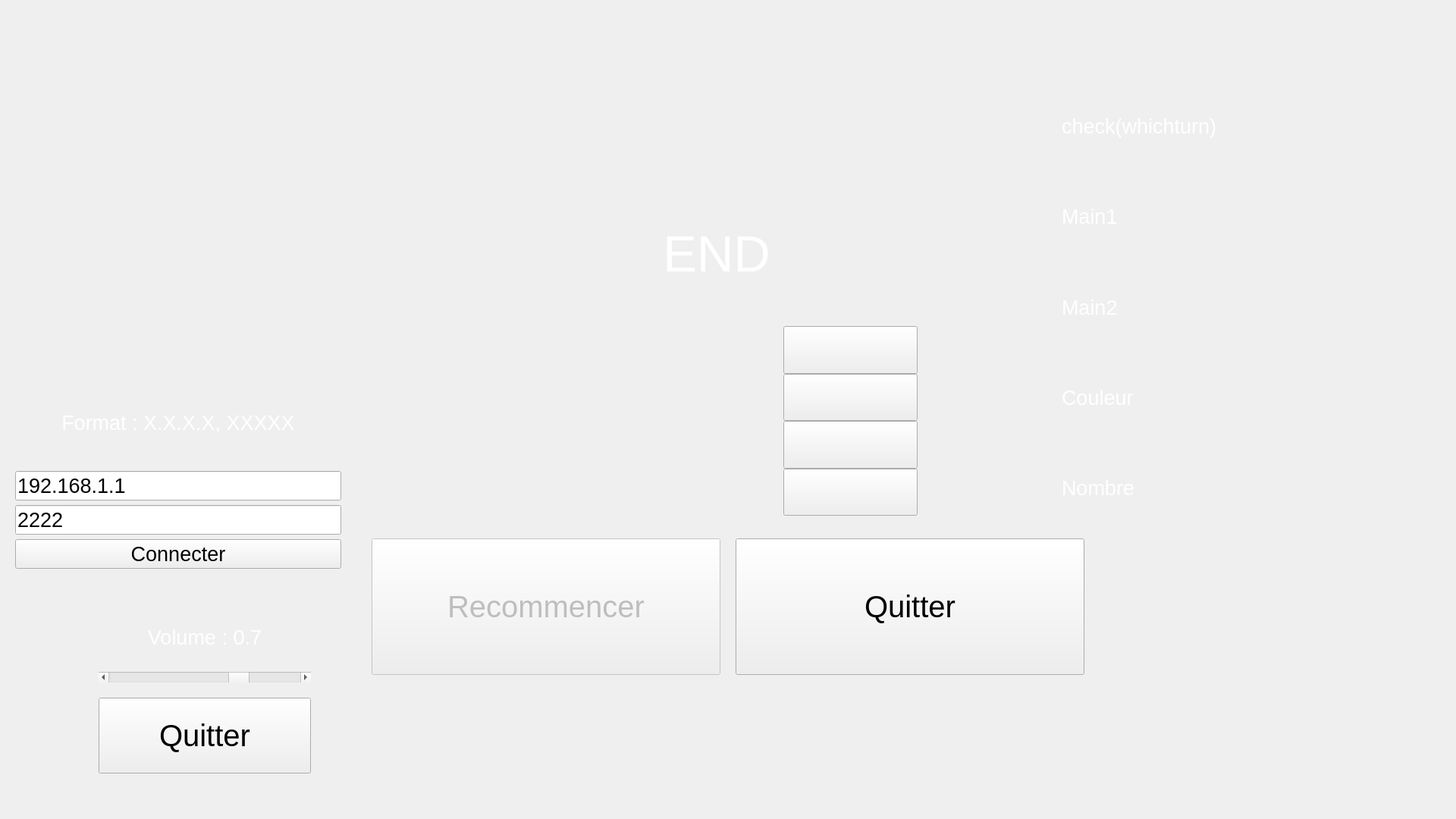
<?xml version="1.0" encoding="UTF-8"?>
<ui version="4.0">
 <class>UnoMulti</class>
 <widget class="QWidget" name="UnoMulti">
  <property name="geometry">
   <rect>
    <x>0</x>
    <y>0</y>
    <width>1920</width>
    <height>1080</height>
   </rect>
  </property>
  <property name="windowTitle">
   <string>Form</string>
  </property>
  <widget class="QWidget" name="horizontalLayoutWidget">
   <property name="geometry">
    <rect>
     <x>660</x>
     <y>790</y>
     <width>1230</width>
     <height>260</height>
    </rect>
   </property>
   <layout class="QHBoxLayout" name="horizontalJoueur1">
    <property name="spacing">
     <number>0</number>
    </property>
    <property name="sizeConstraint">
     <enum>QLayout::SetDefaultConstraint</enum>
    </property>
   </layout>
  </widget>
  <widget class="QWidget" name="gridLayoutWidget_2">
   <property name="geometry">
    <rect>
     <x>680</x>
     <y>430</y>
     <width>530</width>
     <height>250</height>
    </rect>
   </property>
   <layout class="QGridLayout" name="gridMilieu">
    <property name="sizeConstraint">
     <enum>QLayout::SetMaximumSize</enum>
    </property>
    <property name="spacing">
     <number>0</number>
    </property>
    <item row="0" column="0">
     <widget class="QLabel" name="label_Deck">
      <property name="font">
       <font>
        <pointsize>20</pointsize>
       </font>
      </property>
      <property name="text">
       <string/>
      </property>
      <property name="scaledContents">
       <bool>true</bool>
      </property>
     </widget>
    </item>
    <item row="0" column="1">
     <widget class="QLabel" name="label_LastPlayed">
      <property name="text">
       <string/>
      </property>
     </widget>
    </item>
    <item row="0" column="2">
     <layout class="QVBoxLayout" name="verticalCouleur">
      <property name="sizeConstraint">
       <enum>QLayout::SetMaximumSize</enum>
      </property>
      <item>
       <widget class="QPushButton" name="pushRouge">
        <property name="sizePolicy">
         <sizepolicy hsizetype="Minimum" vsizetype="Expanding">
          <horstretch>0</horstretch>
          <verstretch>0</verstretch>
         </sizepolicy>
        </property>
        <property name="palette">
         <palette>
          <active>
           <colorrole role="Text">
            <brush brushstyle="SolidPattern">
             <color alpha="255">
              <red>255</red>
              <green>255</green>
              <blue>255</blue>
             </color>
            </brush>
           </colorrole>
           <colorrole role="ButtonText">
            <brush brushstyle="SolidPattern">
             <color alpha="255">
              <red>255</red>
              <green>255</green>
              <blue>255</blue>
             </color>
            </brush>
           </colorrole>
           <colorrole role="PlaceholderText">
            <brush brushstyle="SolidPattern">
             <color alpha="128">
              <red>255</red>
              <green>255</green>
              <blue>255</blue>
             </color>
            </brush>
           </colorrole>
          </active>
          <inactive>
           <colorrole role="Text">
            <brush brushstyle="SolidPattern">
             <color alpha="255">
              <red>255</red>
              <green>255</green>
              <blue>255</blue>
             </color>
            </brush>
           </colorrole>
           <colorrole role="ButtonText">
            <brush brushstyle="SolidPattern">
             <color alpha="255">
              <red>255</red>
              <green>255</green>
              <blue>255</blue>
             </color>
            </brush>
           </colorrole>
           <colorrole role="PlaceholderText">
            <brush brushstyle="SolidPattern">
             <color alpha="128">
              <red>255</red>
              <green>255</green>
              <blue>255</blue>
             </color>
            </brush>
           </colorrole>
          </inactive>
          <disabled>
           <colorrole role="Text">
            <brush brushstyle="SolidPattern">
             <color alpha="96">
              <red>164</red>
              <green>166</green>
              <blue>168</blue>
             </color>
            </brush>
           </colorrole>
           <colorrole role="ButtonText">
            <brush brushstyle="SolidPattern">
             <color alpha="96">
              <red>164</red>
              <green>166</green>
              <blue>168</blue>
             </color>
            </brush>
           </colorrole>
           <colorrole role="PlaceholderText">
            <brush brushstyle="SolidPattern">
             <color alpha="128">
              <red>208</red>
              <green>208</green>
              <blue>208</blue>
             </color>
            </brush>
           </colorrole>
          </disabled>
         </palette>
        </property>
        <property name="font">
         <font>
          <pointsize>16</pointsize>
         </font>
        </property>
        <property name="text">
         <string/>
        </property>
        <property name="autoRepeatDelay">
         <number>300</number>
        </property>
       </widget>
      </item>
      <item>
       <widget class="QPushButton" name="pushJaune">
        <property name="sizePolicy">
         <sizepolicy hsizetype="Minimum" vsizetype="Expanding">
          <horstretch>0</horstretch>
          <verstretch>0</verstretch>
         </sizepolicy>
        </property>
        <property name="palette">
         <palette>
          <active>
           <colorrole role="Text">
            <brush brushstyle="SolidPattern">
             <color alpha="255">
              <red>255</red>
              <green>255</green>
              <blue>255</blue>
             </color>
            </brush>
           </colorrole>
           <colorrole role="ButtonText">
            <brush brushstyle="SolidPattern">
             <color alpha="255">
              <red>255</red>
              <green>255</green>
              <blue>255</blue>
             </color>
            </brush>
           </colorrole>
           <colorrole role="Shadow">
            <brush brushstyle="SolidPattern">
             <color alpha="255">
              <red>255</red>
              <green>255</green>
              <blue>0</blue>
             </color>
            </brush>
           </colorrole>
           <colorrole role="PlaceholderText">
            <brush brushstyle="SolidPattern">
             <color alpha="128">
              <red>255</red>
              <green>255</green>
              <blue>255</blue>
             </color>
            </brush>
           </colorrole>
          </active>
          <inactive>
           <colorrole role="Text">
            <brush brushstyle="SolidPattern">
             <color alpha="255">
              <red>255</red>
              <green>255</green>
              <blue>255</blue>
             </color>
            </brush>
           </colorrole>
           <colorrole role="ButtonText">
            <brush brushstyle="SolidPattern">
             <color alpha="255">
              <red>255</red>
              <green>255</green>
              <blue>255</blue>
             </color>
            </brush>
           </colorrole>
           <colorrole role="Shadow">
            <brush brushstyle="SolidPattern">
             <color alpha="255">
              <red>255</red>
              <green>255</green>
              <blue>0</blue>
             </color>
            </brush>
           </colorrole>
           <colorrole role="PlaceholderText">
            <brush brushstyle="SolidPattern">
             <color alpha="128">
              <red>255</red>
              <green>255</green>
              <blue>255</blue>
             </color>
            </brush>
           </colorrole>
          </inactive>
          <disabled>
           <colorrole role="Text">
            <brush brushstyle="SolidPattern">
             <color alpha="96">
              <red>164</red>
              <green>166</green>
              <blue>168</blue>
             </color>
            </brush>
           </colorrole>
           <colorrole role="ButtonText">
            <brush brushstyle="SolidPattern">
             <color alpha="96">
              <red>164</red>
              <green>166</green>
              <blue>168</blue>
             </color>
            </brush>
           </colorrole>
           <colorrole role="Shadow">
            <brush brushstyle="SolidPattern">
             <color alpha="255">
              <red>255</red>
              <green>255</green>
              <blue>0</blue>
             </color>
            </brush>
           </colorrole>
           <colorrole role="PlaceholderText">
            <brush brushstyle="SolidPattern">
             <color alpha="128">
              <red>208</red>
              <green>208</green>
              <blue>208</blue>
             </color>
            </brush>
           </colorrole>
          </disabled>
         </palette>
        </property>
        <property name="font">
         <font>
          <pointsize>16</pointsize>
         </font>
        </property>
        <property name="text">
         <string/>
        </property>
       </widget>
      </item>
      <item>
       <widget class="QPushButton" name="pushBleu">
        <property name="enabled">
         <bool>true</bool>
        </property>
        <property name="sizePolicy">
         <sizepolicy hsizetype="Minimum" vsizetype="Expanding">
          <horstretch>0</horstretch>
          <verstretch>0</verstretch>
         </sizepolicy>
        </property>
        <property name="palette">
         <palette>
          <active>
           <colorrole role="Text">
            <brush brushstyle="SolidPattern">
             <color alpha="255">
              <red>255</red>
              <green>255</green>
              <blue>255</blue>
             </color>
            </brush>
           </colorrole>
           <colorrole role="ButtonText">
            <brush brushstyle="SolidPattern">
             <color alpha="255">
              <red>255</red>
              <green>255</green>
              <blue>255</blue>
             </color>
            </brush>
           </colorrole>
           <colorrole role="Shadow">
            <brush brushstyle="SolidPattern">
             <color alpha="255">
              <red>0</red>
              <green>170</green>
              <blue>255</blue>
             </color>
            </brush>
           </colorrole>
           <colorrole role="PlaceholderText">
            <brush brushstyle="SolidPattern">
             <color alpha="128">
              <red>255</red>
              <green>255</green>
              <blue>255</blue>
             </color>
            </brush>
           </colorrole>
          </active>
          <inactive>
           <colorrole role="Text">
            <brush brushstyle="SolidPattern">
             <color alpha="255">
              <red>255</red>
              <green>255</green>
              <blue>255</blue>
             </color>
            </brush>
           </colorrole>
           <colorrole role="ButtonText">
            <brush brushstyle="SolidPattern">
             <color alpha="255">
              <red>255</red>
              <green>255</green>
              <blue>255</blue>
             </color>
            </brush>
           </colorrole>
           <colorrole role="Shadow">
            <brush brushstyle="SolidPattern">
             <color alpha="255">
              <red>0</red>
              <green>170</green>
              <blue>255</blue>
             </color>
            </brush>
           </colorrole>
           <colorrole role="PlaceholderText">
            <brush brushstyle="SolidPattern">
             <color alpha="128">
              <red>255</red>
              <green>255</green>
              <blue>255</blue>
             </color>
            </brush>
           </colorrole>
          </inactive>
          <disabled>
           <colorrole role="Text">
            <brush brushstyle="SolidPattern">
             <color alpha="96">
              <red>164</red>
              <green>166</green>
              <blue>168</blue>
             </color>
            </brush>
           </colorrole>
           <colorrole role="ButtonText">
            <brush brushstyle="SolidPattern">
             <color alpha="96">
              <red>164</red>
              <green>166</green>
              <blue>168</blue>
             </color>
            </brush>
           </colorrole>
           <colorrole role="Shadow">
            <brush brushstyle="SolidPattern">
             <color alpha="255">
              <red>0</red>
              <green>170</green>
              <blue>255</blue>
             </color>
            </brush>
           </colorrole>
           <colorrole role="PlaceholderText">
            <brush brushstyle="SolidPattern">
             <color alpha="128">
              <red>208</red>
              <green>208</green>
              <blue>208</blue>
             </color>
            </brush>
           </colorrole>
          </disabled>
         </palette>
        </property>
        <property name="font">
         <font>
          <pointsize>16</pointsize>
         </font>
        </property>
        <property name="text">
         <string/>
        </property>
       </widget>
      </item>
      <item>
       <widget class="QPushButton" name="pushVert">
        <property name="sizePolicy">
         <sizepolicy hsizetype="Minimum" vsizetype="Expanding">
          <horstretch>0</horstretch>
          <verstretch>0</verstretch>
         </sizepolicy>
        </property>
        <property name="palette">
         <palette>
          <active>
           <colorrole role="Text">
            <brush brushstyle="SolidPattern">
             <color alpha="255">
              <red>255</red>
              <green>255</green>
              <blue>255</blue>
             </color>
            </brush>
           </colorrole>
           <colorrole role="ButtonText">
            <brush brushstyle="SolidPattern">
             <color alpha="255">
              <red>255</red>
              <green>255</green>
              <blue>255</blue>
             </color>
            </brush>
           </colorrole>
           <colorrole role="Shadow">
            <brush brushstyle="SolidPattern">
             <color alpha="255">
              <red>0</red>
              <green>255</green>
              <blue>0</blue>
             </color>
            </brush>
           </colorrole>
           <colorrole role="PlaceholderText">
            <brush brushstyle="SolidPattern">
             <color alpha="128">
              <red>255</red>
              <green>255</green>
              <blue>255</blue>
             </color>
            </brush>
           </colorrole>
          </active>
          <inactive>
           <colorrole role="Text">
            <brush brushstyle="SolidPattern">
             <color alpha="255">
              <red>255</red>
              <green>255</green>
              <blue>255</blue>
             </color>
            </brush>
           </colorrole>
           <colorrole role="ButtonText">
            <brush brushstyle="SolidPattern">
             <color alpha="255">
              <red>255</red>
              <green>255</green>
              <blue>255</blue>
             </color>
            </brush>
           </colorrole>
           <colorrole role="Shadow">
            <brush brushstyle="SolidPattern">
             <color alpha="255">
              <red>0</red>
              <green>255</green>
              <blue>0</blue>
             </color>
            </brush>
           </colorrole>
           <colorrole role="PlaceholderText">
            <brush brushstyle="SolidPattern">
             <color alpha="128">
              <red>255</red>
              <green>255</green>
              <blue>255</blue>
             </color>
            </brush>
           </colorrole>
          </inactive>
          <disabled>
           <colorrole role="Text">
            <brush brushstyle="SolidPattern">
             <color alpha="96">
              <red>164</red>
              <green>166</green>
              <blue>168</blue>
             </color>
            </brush>
           </colorrole>
           <colorrole role="ButtonText">
            <brush brushstyle="SolidPattern">
             <color alpha="96">
              <red>164</red>
              <green>166</green>
              <blue>168</blue>
             </color>
            </brush>
           </colorrole>
           <colorrole role="Shadow">
            <brush brushstyle="SolidPattern">
             <color alpha="255">
              <red>0</red>
              <green>255</green>
              <blue>0</blue>
             </color>
            </brush>
           </colorrole>
           <colorrole role="PlaceholderText">
            <brush brushstyle="SolidPattern">
             <color alpha="128">
              <red>208</red>
              <green>208</green>
              <blue>208</blue>
             </color>
            </brush>
           </colorrole>
          </disabled>
         </palette>
        </property>
        <property name="font">
         <font>
          <pointsize>16</pointsize>
         </font>
        </property>
        <property name="text">
         <string/>
        </property>
       </widget>
      </item>
     </layout>
    </item>
   </layout>
  </widget>
  <widget class="QWidget" name="horizontalLayoutWidget_2">
   <property name="geometry">
    <rect>
     <x>40</x>
     <y>40</y>
     <width>1230</width>
     <height>260</height>
    </rect>
   </property>
   <layout class="QHBoxLayout" name="horizontalJoueur2">
    <property name="spacing">
     <number>1</number>
    </property>
    <property name="sizeConstraint">
     <enum>QLayout::SetDefaultConstraint</enum>
    </property>
   </layout>
  </widget>
  <widget class="QWidget" name="gridLayoutWidget">
   <property name="geometry">
    <rect>
     <x>1400</x>
     <y>110</y>
     <width>500</width>
     <height>590</height>
    </rect>
   </property>
   <layout class="QGridLayout" name="gridInfo">
    <item row="1" column="1">
     <widget class="QLabel" name="label_CarteMain1">
      <property name="palette">
       <palette>
        <active>
         <colorrole role="WindowText">
          <brush brushstyle="SolidPattern">
           <color alpha="255">
            <red>255</red>
            <green>255</green>
            <blue>255</blue>
           </color>
          </brush>
         </colorrole>
        </active>
        <inactive>
         <colorrole role="WindowText">
          <brush brushstyle="SolidPattern">
           <color alpha="255">
            <red>255</red>
            <green>255</green>
            <blue>255</blue>
           </color>
          </brush>
         </colorrole>
        </inactive>
        <disabled>
         <colorrole role="WindowText">
          <brush brushstyle="SolidPattern">
           <color alpha="96">
            <red>164</red>
            <green>166</green>
            <blue>168</blue>
           </color>
          </brush>
         </colorrole>
        </disabled>
       </palette>
      </property>
      <property name="font">
       <font>
        <pointsize>20</pointsize>
       </font>
      </property>
      <property name="text">
       <string>Main1</string>
      </property>
     </widget>
    </item>
    <item row="3" column="1">
     <widget class="QLabel" name="label_CouleurLast">
      <property name="palette">
       <palette>
        <active>
         <colorrole role="WindowText">
          <brush brushstyle="SolidPattern">
           <color alpha="255">
            <red>255</red>
            <green>255</green>
            <blue>255</blue>
           </color>
          </brush>
         </colorrole>
         <colorrole role="Text">
          <brush brushstyle="SolidPattern">
           <color alpha="255">
            <red>255</red>
            <green>255</green>
            <blue>255</blue>
           </color>
          </brush>
         </colorrole>
         <colorrole role="ButtonText">
          <brush brushstyle="SolidPattern">
           <color alpha="255">
            <red>255</red>
            <green>255</green>
            <blue>255</blue>
           </color>
          </brush>
         </colorrole>
         <colorrole role="PlaceholderText">
          <brush brushstyle="SolidPattern">
           <color alpha="128">
            <red>255</red>
            <green>255</green>
            <blue>255</blue>
           </color>
          </brush>
         </colorrole>
        </active>
        <inactive>
         <colorrole role="WindowText">
          <brush brushstyle="SolidPattern">
           <color alpha="255">
            <red>255</red>
            <green>255</green>
            <blue>255</blue>
           </color>
          </brush>
         </colorrole>
         <colorrole role="Text">
          <brush brushstyle="SolidPattern">
           <color alpha="255">
            <red>255</red>
            <green>255</green>
            <blue>255</blue>
           </color>
          </brush>
         </colorrole>
         <colorrole role="ButtonText">
          <brush brushstyle="SolidPattern">
           <color alpha="255">
            <red>255</red>
            <green>255</green>
            <blue>255</blue>
           </color>
          </brush>
         </colorrole>
         <colorrole role="PlaceholderText">
          <brush brushstyle="SolidPattern">
           <color alpha="128">
            <red>255</red>
            <green>255</green>
            <blue>255</blue>
           </color>
          </brush>
         </colorrole>
        </inactive>
        <disabled>
         <colorrole role="WindowText">
          <brush brushstyle="SolidPattern">
           <color alpha="96">
            <red>164</red>
            <green>166</green>
            <blue>168</blue>
           </color>
          </brush>
         </colorrole>
         <colorrole role="Text">
          <brush brushstyle="SolidPattern">
           <color alpha="96">
            <red>164</red>
            <green>166</green>
            <blue>168</blue>
           </color>
          </brush>
         </colorrole>
         <colorrole role="ButtonText">
          <brush brushstyle="SolidPattern">
           <color alpha="96">
            <red>164</red>
            <green>166</green>
            <blue>168</blue>
           </color>
          </brush>
         </colorrole>
         <colorrole role="PlaceholderText">
          <brush brushstyle="SolidPattern">
           <color alpha="128">
            <red>208</red>
            <green>208</green>
            <blue>208</blue>
           </color>
          </brush>
         </colorrole>
        </disabled>
       </palette>
      </property>
      <property name="font">
       <font>
        <pointsize>20</pointsize>
       </font>
      </property>
      <property name="text">
       <string>Couleur</string>
      </property>
     </widget>
    </item>
    <item row="0" column="1">
     <widget class="QLabel" name="label_whichTurn">
      <property name="palette">
       <palette>
        <active>
         <colorrole role="WindowText">
          <brush brushstyle="SolidPattern">
           <color alpha="255">
            <red>255</red>
            <green>255</green>
            <blue>255</blue>
           </color>
          </brush>
         </colorrole>
         <colorrole role="Text">
          <brush brushstyle="SolidPattern">
           <color alpha="255">
            <red>255</red>
            <green>255</green>
            <blue>255</blue>
           </color>
          </brush>
         </colorrole>
         <colorrole role="ButtonText">
          <brush brushstyle="SolidPattern">
           <color alpha="255">
            <red>255</red>
            <green>255</green>
            <blue>255</blue>
           </color>
          </brush>
         </colorrole>
         <colorrole role="PlaceholderText">
          <brush brushstyle="SolidPattern">
           <color alpha="128">
            <red>255</red>
            <green>255</green>
            <blue>255</blue>
           </color>
          </brush>
         </colorrole>
        </active>
        <inactive>
         <colorrole role="WindowText">
          <brush brushstyle="SolidPattern">
           <color alpha="255">
            <red>255</red>
            <green>255</green>
            <blue>255</blue>
           </color>
          </brush>
         </colorrole>
         <colorrole role="Text">
          <brush brushstyle="SolidPattern">
           <color alpha="255">
            <red>255</red>
            <green>255</green>
            <blue>255</blue>
           </color>
          </brush>
         </colorrole>
         <colorrole role="ButtonText">
          <brush brushstyle="SolidPattern">
           <color alpha="255">
            <red>255</red>
            <green>255</green>
            <blue>255</blue>
           </color>
          </brush>
         </colorrole>
         <colorrole role="PlaceholderText">
          <brush brushstyle="SolidPattern">
           <color alpha="128">
            <red>255</red>
            <green>255</green>
            <blue>255</blue>
           </color>
          </brush>
         </colorrole>
        </inactive>
        <disabled>
         <colorrole role="WindowText">
          <brush brushstyle="SolidPattern">
           <color alpha="96">
            <red>164</red>
            <green>166</green>
            <blue>168</blue>
           </color>
          </brush>
         </colorrole>
         <colorrole role="Text">
          <brush brushstyle="SolidPattern">
           <color alpha="96">
            <red>164</red>
            <green>166</green>
            <blue>168</blue>
           </color>
          </brush>
         </colorrole>
         <colorrole role="ButtonText">
          <brush brushstyle="SolidPattern">
           <color alpha="96">
            <red>164</red>
            <green>166</green>
            <blue>168</blue>
           </color>
          </brush>
         </colorrole>
         <colorrole role="PlaceholderText">
          <brush brushstyle="SolidPattern">
           <color alpha="128">
            <red>208</red>
            <green>208</green>
            <blue>208</blue>
           </color>
          </brush>
         </colorrole>
        </disabled>
       </palette>
      </property>
      <property name="font">
       <font>
        <pointsize>20</pointsize>
       </font>
      </property>
      <property name="text">
       <string>check(whichturn)</string>
      </property>
     </widget>
    </item>
    <item row="2" column="1">
     <widget class="QLabel" name="label_CarteMain2">
      <property name="palette">
       <palette>
        <active>
         <colorrole role="WindowText">
          <brush brushstyle="SolidPattern">
           <color alpha="255">
            <red>255</red>
            <green>255</green>
            <blue>255</blue>
           </color>
          </brush>
         </colorrole>
         <colorrole role="Text">
          <brush brushstyle="SolidPattern">
           <color alpha="255">
            <red>255</red>
            <green>255</green>
            <blue>255</blue>
           </color>
          </brush>
         </colorrole>
         <colorrole role="ButtonText">
          <brush brushstyle="SolidPattern">
           <color alpha="255">
            <red>255</red>
            <green>255</green>
            <blue>255</blue>
           </color>
          </brush>
         </colorrole>
         <colorrole role="PlaceholderText">
          <brush brushstyle="SolidPattern">
           <color alpha="128">
            <red>255</red>
            <green>255</green>
            <blue>255</blue>
           </color>
          </brush>
         </colorrole>
        </active>
        <inactive>
         <colorrole role="WindowText">
          <brush brushstyle="SolidPattern">
           <color alpha="255">
            <red>255</red>
            <green>255</green>
            <blue>255</blue>
           </color>
          </brush>
         </colorrole>
         <colorrole role="Text">
          <brush brushstyle="SolidPattern">
           <color alpha="255">
            <red>255</red>
            <green>255</green>
            <blue>255</blue>
           </color>
          </brush>
         </colorrole>
         <colorrole role="ButtonText">
          <brush brushstyle="SolidPattern">
           <color alpha="255">
            <red>255</red>
            <green>255</green>
            <blue>255</blue>
           </color>
          </brush>
         </colorrole>
         <colorrole role="PlaceholderText">
          <brush brushstyle="SolidPattern">
           <color alpha="128">
            <red>255</red>
            <green>255</green>
            <blue>255</blue>
           </color>
          </brush>
         </colorrole>
        </inactive>
        <disabled>
         <colorrole role="WindowText">
          <brush brushstyle="SolidPattern">
           <color alpha="96">
            <red>164</red>
            <green>166</green>
            <blue>168</blue>
           </color>
          </brush>
         </colorrole>
         <colorrole role="Text">
          <brush brushstyle="SolidPattern">
           <color alpha="96">
            <red>164</red>
            <green>166</green>
            <blue>168</blue>
           </color>
          </brush>
         </colorrole>
         <colorrole role="ButtonText">
          <brush brushstyle="SolidPattern">
           <color alpha="96">
            <red>164</red>
            <green>166</green>
            <blue>168</blue>
           </color>
          </brush>
         </colorrole>
         <colorrole role="PlaceholderText">
          <brush brushstyle="SolidPattern">
           <color alpha="128">
            <red>208</red>
            <green>208</green>
            <blue>208</blue>
           </color>
          </brush>
         </colorrole>
        </disabled>
       </palette>
      </property>
      <property name="font">
       <font>
        <pointsize>20</pointsize>
       </font>
      </property>
      <property name="text">
       <string>Main2</string>
      </property>
     </widget>
    </item>
    <item row="4" column="1">
     <widget class="QLabel" name="label_NumberLast">
      <property name="palette">
       <palette>
        <active>
         <colorrole role="WindowText">
          <brush brushstyle="SolidPattern">
           <color alpha="255">
            <red>255</red>
            <green>255</green>
            <blue>255</blue>
           </color>
          </brush>
         </colorrole>
        </active>
        <inactive>
         <colorrole role="WindowText">
          <brush brushstyle="SolidPattern">
           <color alpha="255">
            <red>255</red>
            <green>255</green>
            <blue>255</blue>
           </color>
          </brush>
         </colorrole>
        </inactive>
        <disabled>
         <colorrole role="WindowText">
          <brush brushstyle="SolidPattern">
           <color alpha="96">
            <red>164</red>
            <green>166</green>
            <blue>168</blue>
           </color>
          </brush>
         </colorrole>
        </disabled>
       </palette>
      </property>
      <property name="font">
       <font>
        <pointsize>20</pointsize>
       </font>
      </property>
      <property name="text">
       <string>Nombre</string>
      </property>
     </widget>
    </item>
   </layout>
  </widget>
  <widget class="QPushButton" name="pushRecommencer">
   <property name="enabled">
    <bool>false</bool>
   </property>
   <property name="geometry">
    <rect>
     <x>490</x>
     <y>710</y>
     <width>460</width>
     <height>180</height>
    </rect>
   </property>
   <property name="font">
    <font>
     <pointsize>30</pointsize>
    </font>
   </property>
   <property name="text">
    <string>Recommencer</string>
   </property>
  </widget>
  <widget class="QPushButton" name="pushQuitter">
   <property name="geometry">
    <rect>
     <x>970</x>
     <y>710</y>
     <width>460</width>
     <height>180</height>
    </rect>
   </property>
   <property name="font">
    <font>
     <pointsize>30</pointsize>
    </font>
   </property>
   <property name="text">
    <string>Quitter</string>
   </property>
  </widget>
  <widget class="QLabel" name="label_Fin">
   <property name="geometry">
    <rect>
     <x>440</x>
     <y>160</y>
     <width>1010</width>
     <height>350</height>
    </rect>
   </property>
   <property name="palette">
    <palette>
     <active>
      <colorrole role="WindowText">
       <brush brushstyle="SolidPattern">
        <color alpha="255">
         <red>255</red>
         <green>255</green>
         <blue>255</blue>
        </color>
       </brush>
      </colorrole>
     </active>
     <inactive>
      <colorrole role="WindowText">
       <brush brushstyle="SolidPattern">
        <color alpha="255">
         <red>255</red>
         <green>255</green>
         <blue>255</blue>
        </color>
       </brush>
      </colorrole>
     </inactive>
     <disabled>
      <colorrole role="WindowText">
       <brush brushstyle="SolidPattern">
        <color alpha="96">
         <red>164</red>
         <green>166</green>
         <blue>168</blue>
        </color>
       </brush>
      </colorrole>
     </disabled>
    </palette>
   </property>
   <property name="font">
    <font>
     <pointsize>50</pointsize>
    </font>
   </property>
   <property name="text">
    <string>END</string>
   </property>
   <property name="textFormat">
    <enum>Qt::PlainText</enum>
   </property>
   <property name="alignment">
    <set>Qt::AlignCenter</set>
   </property>
  </widget>
  <widget class="QPushButton" name="pushQuitterOriginal">
   <property name="geometry">
    <rect>
     <x>130</x>
     <y>920</y>
     <width>280</width>
     <height>100</height>
    </rect>
   </property>
   <property name="font">
    <font>
     <pointsize>30</pointsize>
    </font>
   </property>
   <property name="text">
    <string>Quitter</string>
   </property>
  </widget>
  <widget class="QWidget" name="gridLayoutWidget_3">
   <property name="geometry">
    <rect>
     <x>20</x>
     <y>500</y>
     <width>430</width>
     <height>250</height>
    </rect>
   </property>
   <layout class="QGridLayout" name="gridConnection">
    <item row="3" column="0">
     <widget class="QPushButton" name="pushConnecter">
      <property name="font">
       <font>
        <pointsize>20</pointsize>
       </font>
      </property>
      <property name="text">
       <string>Connecter</string>
      </property>
     </widget>
    </item>
    <item row="2" column="0">
     <widget class="QLineEdit" name="linePORT">
      <property name="font">
       <font>
        <pointsize>20</pointsize>
       </font>
      </property>
      <property name="text">
       <string>2222</string>
      </property>
     </widget>
    </item>
    <item row="1" column="0">
     <widget class="QLineEdit" name="lineIP">
      <property name="font">
       <font>
        <pointsize>20</pointsize>
       </font>
      </property>
      <property name="text">
       <string>192.168.1.1</string>
      </property>
     </widget>
    </item>
    <item row="0" column="0">
     <widget class="QLabel" name="labelHelpIp">
      <property name="palette">
       <palette>
        <active>
         <colorrole role="WindowText">
          <brush brushstyle="SolidPattern">
           <color alpha="255">
            <red>255</red>
            <green>255</green>
            <blue>255</blue>
           </color>
          </brush>
         </colorrole>
         <colorrole role="Text">
          <brush brushstyle="SolidPattern">
           <color alpha="255">
            <red>255</red>
            <green>255</green>
            <blue>255</blue>
           </color>
          </brush>
         </colorrole>
         <colorrole role="ButtonText">
          <brush brushstyle="SolidPattern">
           <color alpha="255">
            <red>255</red>
            <green>255</green>
            <blue>255</blue>
           </color>
          </brush>
         </colorrole>
         <colorrole role="PlaceholderText">
          <brush brushstyle="SolidPattern">
           <color alpha="128">
            <red>255</red>
            <green>255</green>
            <blue>255</blue>
           </color>
          </brush>
         </colorrole>
        </active>
        <inactive>
         <colorrole role="WindowText">
          <brush brushstyle="SolidPattern">
           <color alpha="255">
            <red>255</red>
            <green>255</green>
            <blue>255</blue>
           </color>
          </brush>
         </colorrole>
         <colorrole role="Text">
          <brush brushstyle="SolidPattern">
           <color alpha="255">
            <red>255</red>
            <green>255</green>
            <blue>255</blue>
           </color>
          </brush>
         </colorrole>
         <colorrole role="ButtonText">
          <brush brushstyle="SolidPattern">
           <color alpha="255">
            <red>255</red>
            <green>255</green>
            <blue>255</blue>
           </color>
          </brush>
         </colorrole>
         <colorrole role="PlaceholderText">
          <brush brushstyle="SolidPattern">
           <color alpha="128">
            <red>255</red>
            <green>255</green>
            <blue>255</blue>
           </color>
          </brush>
         </colorrole>
        </inactive>
        <disabled>
         <colorrole role="WindowText">
          <brush brushstyle="SolidPattern">
           <color alpha="96">
            <red>164</red>
            <green>166</green>
            <blue>168</blue>
           </color>
          </brush>
         </colorrole>
         <colorrole role="Text">
          <brush brushstyle="SolidPattern">
           <color alpha="96">
            <red>164</red>
            <green>166</green>
            <blue>168</blue>
           </color>
          </brush>
         </colorrole>
         <colorrole role="ButtonText">
          <brush brushstyle="SolidPattern">
           <color alpha="96">
            <red>164</red>
            <green>166</green>
            <blue>168</blue>
           </color>
          </brush>
         </colorrole>
         <colorrole role="PlaceholderText">
          <brush brushstyle="SolidPattern">
           <color alpha="128">
            <red>208</red>
            <green>208</green>
            <blue>208</blue>
           </color>
          </brush>
         </colorrole>
        </disabled>
       </palette>
      </property>
      <property name="font">
       <font>
        <pointsize>20</pointsize>
       </font>
      </property>
      <property name="text">
       <string>Format : X.X.X.X, XXXXX</string>
      </property>
      <property name="alignment">
       <set>Qt::AlignCenter</set>
      </property>
     </widget>
    </item>
   </layout>
  </widget>
  <widget class="QWidget" name="gridLayoutWidget_4">
   <property name="geometry">
    <rect>
     <x>130</x>
     <y>800</y>
     <width>280</width>
     <height>100</height>
    </rect>
   </property>
   <layout class="QGridLayout" name="gridMusic">
    <item row="0" column="0">
     <widget class="QLabel" name="labelMusic">
      <property name="palette">
       <palette>
        <active>
         <colorrole role="WindowText">
          <brush brushstyle="SolidPattern">
           <color alpha="255">
            <red>255</red>
            <green>255</green>
            <blue>255</blue>
           </color>
          </brush>
         </colorrole>
         <colorrole role="Text">
          <brush brushstyle="SolidPattern">
           <color alpha="255">
            <red>255</red>
            <green>255</green>
            <blue>255</blue>
           </color>
          </brush>
         </colorrole>
         <colorrole role="ButtonText">
          <brush brushstyle="SolidPattern">
           <color alpha="255">
            <red>255</red>
            <green>255</green>
            <blue>255</blue>
           </color>
          </brush>
         </colorrole>
         <colorrole role="PlaceholderText">
          <brush brushstyle="SolidPattern">
           <color alpha="128">
            <red>255</red>
            <green>255</green>
            <blue>255</blue>
           </color>
          </brush>
         </colorrole>
        </active>
        <inactive>
         <colorrole role="WindowText">
          <brush brushstyle="SolidPattern">
           <color alpha="255">
            <red>255</red>
            <green>255</green>
            <blue>255</blue>
           </color>
          </brush>
         </colorrole>
         <colorrole role="Text">
          <brush brushstyle="SolidPattern">
           <color alpha="255">
            <red>255</red>
            <green>255</green>
            <blue>255</blue>
           </color>
          </brush>
         </colorrole>
         <colorrole role="ButtonText">
          <brush brushstyle="SolidPattern">
           <color alpha="255">
            <red>255</red>
            <green>255</green>
            <blue>255</blue>
           </color>
          </brush>
         </colorrole>
         <colorrole role="PlaceholderText">
          <brush brushstyle="SolidPattern">
           <color alpha="128">
            <red>255</red>
            <green>255</green>
            <blue>255</blue>
           </color>
          </brush>
         </colorrole>
        </inactive>
        <disabled>
         <colorrole role="WindowText">
          <brush brushstyle="SolidPattern">
           <color alpha="96">
            <red>164</red>
            <green>166</green>
            <blue>168</blue>
           </color>
          </brush>
         </colorrole>
         <colorrole role="Text">
          <brush brushstyle="SolidPattern">
           <color alpha="96">
            <red>164</red>
            <green>166</green>
            <blue>168</blue>
           </color>
          </brush>
         </colorrole>
         <colorrole role="ButtonText">
          <brush brushstyle="SolidPattern">
           <color alpha="96">
            <red>164</red>
            <green>166</green>
            <blue>168</blue>
           </color>
          </brush>
         </colorrole>
         <colorrole role="PlaceholderText">
          <brush brushstyle="SolidPattern">
           <color alpha="128">
            <red>208</red>
            <green>208</green>
            <blue>208</blue>
           </color>
          </brush>
         </colorrole>
        </disabled>
       </palette>
      </property>
      <property name="font">
       <font>
        <pointsize>20</pointsize>
       </font>
      </property>
      <property name="text">
       <string>Volume : 0.7</string>
      </property>
      <property name="alignment">
       <set>Qt::AlignCenter</set>
      </property>
     </widget>
    </item>
    <item row="1" column="0">
     <widget class="QScrollBar" name="slideMusic">
      <property name="maximum">
       <number>100</number>
      </property>
      <property name="value">
       <number>70</number>
      </property>
      <property name="orientation">
       <enum>Qt::Horizontal</enum>
      </property>
     </widget>
    </item>
   </layout>
  </widget>
 </widget>
 <resources/>
 <connections/>
</ui>
